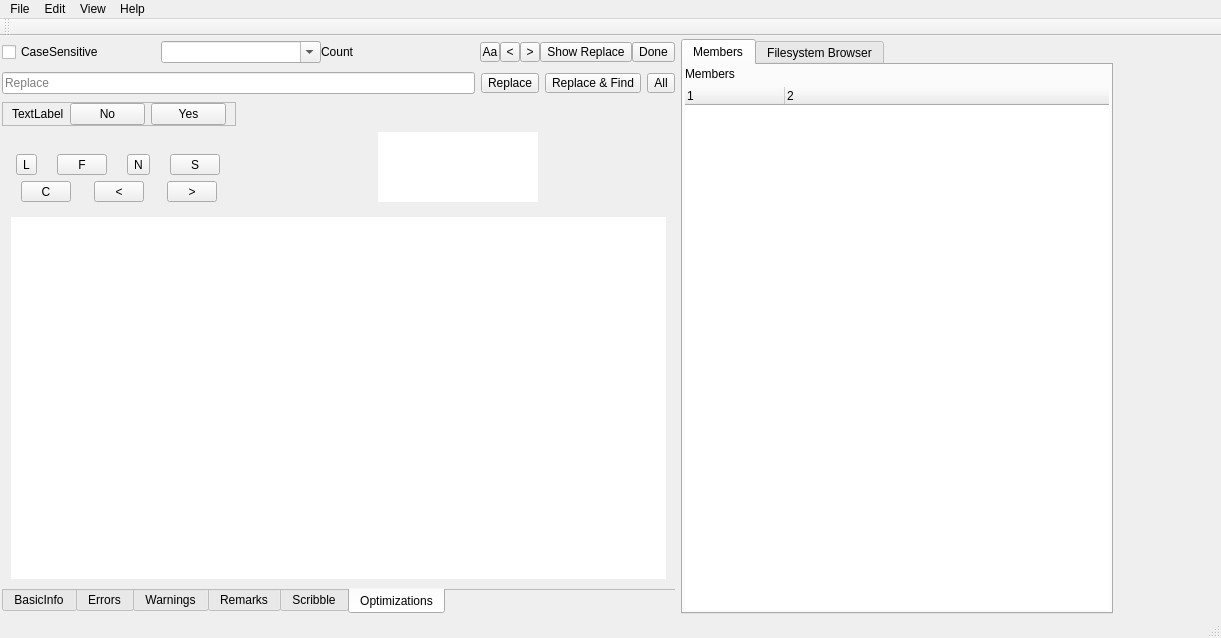
<?xml version="1.0" encoding="UTF-8"?>
<ui version="4.0">
 <class>MainWindow</class>
 <widget class="QMainWindow" name="MainWindow">
  <property name="geometry">
   <rect>
    <x>0</x>
    <y>0</y>
    <width>1221</width>
    <height>638</height>
   </rect>
  </property>
  <property name="windowTitle">
   <string>MainWindow</string>
  </property>
  <property name="windowIcon">
   <iconset resource="my.qrc">
    <normaloff>:/icon/icon.png</normaloff>:/icon/icon.png</iconset>
  </property>
  <widget class="QWidget" name="centralwidget">
   <layout class="QGridLayout" name="gridLayout_2">
    <property name="leftMargin">
     <number>2</number>
    </property>
    <property name="topMargin">
     <number>3</number>
    </property>
    <property name="rightMargin">
     <number>2</number>
    </property>
    <property name="bottomMargin">
     <number>2</number>
    </property>
    <item row="0" column="0" colspan="2">
     <widget class="QFrame" name="hlFind">
      <property name="maximumSize">
       <size>
        <width>16777215</width>
        <height>100</height>
       </size>
      </property>
      <layout class="QGridLayout" name="gridLayout_9">
       <property name="leftMargin">
        <number>0</number>
       </property>
       <property name="topMargin">
        <number>2</number>
       </property>
       <property name="rightMargin">
        <number>0</number>
       </property>
       <property name="bottomMargin">
        <number>2</number>
       </property>
       <property name="verticalSpacing">
        <number>9</number>
       </property>
       <item row="0" column="0">
        <layout class="QHBoxLayout" name="horizontalLayout">
         <item>
          <widget class="QCheckBox" name="chkCaseSensitive">
           <property name="text">
            <string>CaseSensitive</string>
           </property>
           <property name="checked">
            <bool>false</bool>
           </property>
          </widget>
         </item>
         <item>
          <widget class="QComboBox" name="editFind">
           <property name="minimumSize">
            <size>
             <width>0</width>
             <height>0</height>
            </size>
           </property>
           <property name="toolTip">
            <string/>
           </property>
           <property name="editable">
            <bool>true</bool>
           </property>
          </widget>
         </item>
         <item>
          <widget class="QLabel" name="lblCount">
           <property name="text">
            <string>Count</string>
           </property>
          </widget>
         </item>
         <item>
          <widget class="QToolButton" name="btnCaseSensitive">
           <property name="maximumSize">
            <size>
             <width>20</width>
             <height>20</height>
            </size>
           </property>
           <property name="toolTip">
            <string>Case sensitive</string>
           </property>
           <property name="text">
            <string>Aa</string>
           </property>
          </widget>
         </item>
         <item>
          <widget class="QToolButton" name="btnPrevious">
           <property name="maximumSize">
            <size>
             <width>20</width>
             <height>20</height>
            </size>
           </property>
           <property name="text">
            <string>&lt;</string>
           </property>
          </widget>
         </item>
         <item>
          <widget class="QToolButton" name="btnNext">
           <property name="maximumSize">
            <size>
             <width>20</width>
             <height>20</height>
            </size>
           </property>
           <property name="text">
            <string>&gt;</string>
           </property>
          </widget>
         </item>
         <item>
          <widget class="QToolButton" name="btnShowRepace">
           <property name="maximumSize">
            <size>
             <width>16777215</width>
             <height>20</height>
            </size>
           </property>
           <property name="text">
            <string>Show Replace</string>
           </property>
          </widget>
         </item>
         <item>
          <widget class="QToolButton" name="btnDone">
           <property name="maximumSize">
            <size>
             <width>16777215</width>
             <height>20</height>
            </size>
           </property>
           <property name="text">
            <string>Done</string>
           </property>
          </widget>
         </item>
        </layout>
       </item>
       <item row="1" column="0">
        <widget class="QWidget" name="wReplace" native="true">
         <layout class="QGridLayout" name="gridLayout_19">
          <property name="leftMargin">
           <number>0</number>
          </property>
          <property name="topMargin">
           <number>0</number>
          </property>
          <property name="rightMargin">
           <number>0</number>
          </property>
          <property name="bottomMargin">
           <number>0</number>
          </property>
          <item row="0" column="0">
           <layout class="QHBoxLayout" name="hlReplace">
            <item>
             <widget class="QLineEdit" name="editReplace">
              <property name="placeholderText">
               <string>Replace</string>
              </property>
             </widget>
            </item>
            <item>
             <widget class="QToolButton" name="btnReplace">
              <property name="maximumSize">
               <size>
                <width>16777215</width>
                <height>20</height>
               </size>
              </property>
              <property name="text">
               <string>Replace</string>
              </property>
             </widget>
            </item>
            <item>
             <widget class="QToolButton" name="btnReplaceFind">
              <property name="maximumSize">
               <size>
                <width>16777215</width>
                <height>20</height>
               </size>
              </property>
              <property name="text">
               <string>Replace &amp;&amp; Find</string>
              </property>
             </widget>
            </item>
            <item>
             <widget class="QToolButton" name="btnReplaceAll">
              <property name="maximumSize">
               <size>
                <width>16777215</width>
                <height>20</height>
               </size>
              </property>
              <property name="text">
               <string>All</string>
              </property>
             </widget>
            </item>
           </layout>
          </item>
         </layout>
        </widget>
       </item>
      </layout>
     </widget>
    </item>
    <item row="0" column="2" rowspan="6">
     <widget class="QTabWidget" name="tabWidget_misc">
      <property name="tabPosition">
       <enum>QTabWidget::North</enum>
      </property>
      <property name="currentIndex">
       <number>0</number>
      </property>
      <property name="documentMode">
       <bool>false</bool>
      </property>
      <widget class="QWidget" name="tab_misc1">
       <attribute name="title">
        <string>Members</string>
       </attribute>
       <layout class="QGridLayout" name="gridLayout">
        <property name="leftMargin">
         <number>2</number>
        </property>
        <property name="topMargin">
         <number>2</number>
        </property>
        <property name="rightMargin">
         <number>2</number>
        </property>
        <property name="bottomMargin">
         <number>2</number>
        </property>
        <item row="0" column="0">
         <widget class="QLabel" name="lblMembers">
          <property name="text">
           <string>Members</string>
          </property>
         </widget>
        </item>
        <item row="1" column="0">
         <widget class="QTreeWidget" name="treeWidget">
          <property name="font">
           <font/>
          </property>
          <property name="styleSheet">
           <string notr="true">/* 之前的底色为绿色：30, 255, 25, 255 */

QTreeView::branch:hover {background-color:rgba(127,255,0,50)}

QTreeView::branch:selected {background: rgba(135 206 235, 255);selection-background-color:rgba(135 206 235, 255);}

QTreeWidget::item:hover{background-color:rgba(127,255,0,50)}

QTreeWidget::item:selected{background-color:rgba(135 206 235, 255); color:rgba(5,5,5,255);} 

QTreeView::branch:open:has-children:!has-siblings,QTreeView::branch:open:has-children:has-siblings {image: url(:/icon/sub.svg);}

QTreeView::branch:has-children:!has-siblings:closed,QTreeView::branch:closed:has-children:has-siblings {image: url(:/icon/main.svg);}

QTreeView::branch:has-siblings:!adjoins-item{border-image:url(:/icon/branch-line.png)0;}

QTreeView::branch:has-siblings:adjoins-item{border-image:url(:/icon/branch-more.png)0;}
 
QTreeView::branch:!has-children:!has-siblings:adjoins-item{border-image:url(:/icon//branch-end.png)0;}</string>
          </property>
          <property name="frameShape">
           <enum>QFrame::NoFrame</enum>
          </property>
          <property name="frameShadow">
           <enum>QFrame::Plain</enum>
          </property>
          <property name="lineWidth">
           <number>1</number>
          </property>
          <property name="midLineWidth">
           <number>0</number>
          </property>
          <property name="horizontalScrollBarPolicy">
           <enum>Qt::ScrollBarAsNeeded</enum>
          </property>
          <property name="sizeAdjustPolicy">
           <enum>QAbstractScrollArea::AdjustIgnored</enum>
          </property>
          <property name="columnCount">
           <number>2</number>
          </property>
          <attribute name="headerHighlightSections">
           <bool>false</bool>
          </attribute>
          <column>
           <property name="text">
            <string notr="true">1</string>
           </property>
          </column>
          <column>
           <property name="text">
            <string notr="true">2</string>
           </property>
          </column>
         </widget>
        </item>
       </layout>
      </widget>
      <widget class="QWidget" name="tab_misc2">
       <attribute name="title">
        <string>Filesystem Browser</string>
       </attribute>
       <layout class="QGridLayout" name="gridLayout_8">
        <property name="leftMargin">
         <number>2</number>
        </property>
        <property name="topMargin">
         <number>10</number>
        </property>
        <property name="rightMargin">
         <number>2</number>
        </property>
        <property name="bottomMargin">
         <number>2</number>
        </property>
        <item row="0" column="0">
         <widget class="QPushButton" name="btnReturn">
          <property name="text">
           <string>Return</string>
          </property>
         </widget>
        </item>
        <item row="1" column="0">
         <widget class="QTreeView" name="treeView">
          <property name="focusPolicy">
           <enum>Qt::NoFocus</enum>
          </property>
          <property name="styleSheet">
           <string notr="true">/* 之前的底色为绿色：30, 255, 25, 255 */

QTreeView::branch:hover {background-color:rgba(127,255,0,50)}

QTreeView::branch:selected {background: rgba(135 206 235, 255);selection-background-color:rgba(135 206 235, 255);}

QTreeView::item:hover{background-color:rgba(127,255,0,50)}

QTreeView::item:selected{background-color:rgba(135 206 235, 255); color:rgba(5,5,5,255);} 

QTreeView::branch:open:has-children:!has-siblings,QTreeView::branch:open:has-children:has-siblings {image: url(:/icon/sub.png);}

QTreeView::branch:has-children:!has-siblings:closed,QTreeView::branch:closed:has-children:has-siblings {image: url(:/icon/main.png);}

/*QTreeView::branch:has-siblings:!adjoins-item{border-image:url(:/icon/branch-line.png)0;}

QTreeView::branch:has-siblings:adjoins-item{border-image:url(:/icon/branch-more.png)0;}
 
QTreeView::branch:!has-children:!has-siblings:adjoins-item{border-image:url(:/icon//branch-end.png)0;}*/</string>
          </property>
          <property name="frameShape">
           <enum>QFrame::NoFrame</enum>
          </property>
          <property name="frameShadow">
           <enum>QFrame::Plain</enum>
          </property>
         </widget>
        </item>
       </layout>
      </widget>
     </widget>
    </item>
    <item row="1" column="0">
     <widget class="QFrame" name="frameTip">
      <property name="frameShape">
       <enum>QFrame::StyledPanel</enum>
      </property>
      <property name="frameShadow">
       <enum>QFrame::Raised</enum>
      </property>
      <layout class="QGridLayout" name="gridLayout_14">
       <property name="topMargin">
        <number>0</number>
       </property>
       <property name="bottomMargin">
        <number>0</number>
       </property>
       <item row="0" column="0">
        <widget class="QLabel" name="lblFileName">
         <property name="text">
          <string>TextLabel</string>
         </property>
        </widget>
       </item>
       <item row="0" column="1">
        <widget class="QPushButton" name="btnNo">
         <property name="maximumSize">
          <size>
           <width>75</width>
           <height>16777215</height>
          </size>
         </property>
         <property name="text">
          <string>No</string>
         </property>
        </widget>
       </item>
       <item row="0" column="2">
        <widget class="QPushButton" name="btnYes">
         <property name="maximumSize">
          <size>
           <width>75</width>
           <height>16777215</height>
          </size>
         </property>
         <property name="text">
          <string>Yes</string>
         </property>
        </widget>
       </item>
      </layout>
     </widget>
    </item>
    <item row="2" column="0">
     <widget class="QFrame" name="frame">
      <property name="frameShape">
       <enum>QFrame::NoFrame</enum>
      </property>
      <property name="frameShadow">
       <enum>QFrame::Plain</enum>
      </property>
      <property name="lineWidth">
       <number>0</number>
      </property>
      <layout class="QGridLayout" name="gridLayout_18">
       <property name="leftMargin">
        <number>0</number>
       </property>
       <property name="topMargin">
        <number>0</number>
       </property>
       <property name="rightMargin">
        <number>0</number>
       </property>
       <property name="bottomMargin">
        <number>0</number>
       </property>
       <item row="0" column="0">
        <widget class="MyTabWidget" name="tabWidget_textEdit" native="true">
         <property name="currentIndex" stdset="0">
          <number>-1</number>
         </property>
         <property name="usesScrollButtons" stdset="0">
          <bool>true</bool>
         </property>
         <property name="documentMode" stdset="0">
          <bool>false</bool>
         </property>
         <property name="tabsClosable" stdset="0">
          <bool>false</bool>
         </property>
         <property name="movable" stdset="0">
          <bool>true</bool>
         </property>
         <property name="tabBarAutoHide" stdset="0">
          <bool>false</bool>
         </property>
        </widget>
       </item>
      </layout>
     </widget>
    </item>
    <item row="2" column="1" rowspan="3">
     <widget class="QFrame" name="frameInfo">
      <property name="frameShape">
       <enum>QFrame::NoFrame</enum>
      </property>
      <property name="frameShadow">
       <enum>QFrame::Plain</enum>
      </property>
      <layout class="QHBoxLayout" name="horizontalLayout_2">
       <property name="spacing">
        <number>2</number>
       </property>
       <property name="leftMargin">
        <number>0</number>
       </property>
       <property name="topMargin">
        <number>0</number>
       </property>
       <property name="rightMargin">
        <number>0</number>
       </property>
       <property name="bottomMargin">
        <number>0</number>
       </property>
       <item>
        <widget class="QListWidget" name="listWidget">
         <property name="maximumSize">
          <size>
           <width>160</width>
           <height>16777215</height>
          </size>
         </property>
         <property name="focusPolicy">
          <enum>Qt::NoFocus</enum>
         </property>
         <property name="layoutDirection">
          <enum>Qt::LeftToRight</enum>
         </property>
         <property name="styleSheet">
          <string notr="true">/**列表项选中*/

QListWidget::item::selected:active
{ 
    color:black;
    border-width:0;
   background: rgb(135, 235, 255);
}
QListWidget::item:selected
{
    color:black;
    border-width:0;
   background: rgb(135, 235, 255);
}
</string>
         </property>
         <property name="frameShape">
          <enum>QFrame::NoFrame</enum>
         </property>
         <property name="frameShadow">
          <enum>QFrame::Plain</enum>
         </property>
         <property name="lineWidth">
          <number>0</number>
         </property>
         <property name="verticalScrollBarPolicy">
          <enum>Qt::ScrollBarAsNeeded</enum>
         </property>
         <property name="horizontalScrollBarPolicy">
          <enum>Qt::ScrollBarAsNeeded</enum>
         </property>
         <property name="sizeAdjustPolicy">
          <enum>QAbstractScrollArea::AdjustToContents</enum>
         </property>
         <property name="layoutMode">
          <enum>QListView::SinglePass</enum>
         </property>
         <property name="viewMode">
          <enum>QListView::ListMode</enum>
         </property>
        </widget>
       </item>
      </layout>
     </widget>
    </item>
    <item row="3" column="0">
     <widget class="QFrame" name="frameMainFun">
      <property name="frameShape">
       <enum>QFrame::NoFrame</enum>
      </property>
      <property name="frameShadow">
       <enum>QFrame::Plain</enum>
      </property>
      <layout class="QGridLayout" name="gridLayout_16">
       <property name="leftMargin">
        <number>0</number>
       </property>
       <property name="topMargin">
        <number>0</number>
       </property>
       <property name="rightMargin">
        <number>0</number>
       </property>
       <property name="bottomMargin">
        <number>0</number>
       </property>
       <item row="0" column="1">
        <widget class="QToolButton" name="btnFind">
         <property name="minimumSize">
          <size>
           <width>0</width>
           <height>0</height>
          </size>
         </property>
         <property name="maximumSize">
          <size>
           <width>50</width>
           <height>50</height>
          </size>
         </property>
         <property name="toolTip">
          <string>Find</string>
         </property>
         <property name="text">
          <string>F</string>
         </property>
        </widget>
       </item>
       <item row="0" column="2">
        <widget class="QToolButton" name="btnNew">
         <property name="toolTip">
          <string>New</string>
         </property>
         <property name="text">
          <string>N</string>
         </property>
        </widget>
       </item>
       <item row="0" column="3">
        <widget class="QToolButton" name="btnSave">
         <property name="maximumSize">
          <size>
           <width>50</width>
           <height>50</height>
          </size>
         </property>
         <property name="toolTip">
          <string>Save</string>
         </property>
         <property name="text">
          <string>S</string>
         </property>
        </widget>
       </item>
       <item row="0" column="0">
        <widget class="QToolButton" name="btnTabList">
         <property name="text">
          <string>L</string>
         </property>
        </widget>
       </item>
      </layout>
     </widget>
    </item>
    <item row="4" column="0">
     <widget class="QFrame" name="frameFun">
      <property name="frameShape">
       <enum>QFrame::NoFrame</enum>
      </property>
      <property name="frameShadow">
       <enum>QFrame::Plain</enum>
      </property>
      <layout class="QGridLayout" name="gridLayout_15">
       <property name="leftMargin">
        <number>2</number>
       </property>
       <property name="topMargin">
        <number>0</number>
       </property>
       <property name="rightMargin">
        <number>0</number>
       </property>
       <property name="bottomMargin">
        <number>0</number>
       </property>
       <item row="0" column="4">
        <widget class="QToolButton" name="btnErrorN">
         <property name="minimumSize">
          <size>
           <width>0</width>
           <height>0</height>
          </size>
         </property>
         <property name="maximumSize">
          <size>
           <width>50</width>
           <height>200</height>
          </size>
         </property>
         <property name="toolTip">
          <string>Go to the next error</string>
         </property>
         <property name="text">
          <string>&gt;</string>
         </property>
        </widget>
       </item>
       <item row="0" column="2">
        <widget class="QToolButton" name="btnCompile">
         <property name="minimumSize">
          <size>
           <width>0</width>
           <height>0</height>
          </size>
         </property>
         <property name="maximumSize">
          <size>
           <width>50</width>
           <height>200</height>
          </size>
         </property>
         <property name="toolTip">
          <string>Compile</string>
         </property>
         <property name="text">
          <string>C</string>
         </property>
        </widget>
       </item>
       <item row="0" column="3">
        <widget class="QToolButton" name="btnErrorP">
         <property name="minimumSize">
          <size>
           <width>0</width>
           <height>0</height>
          </size>
         </property>
         <property name="maximumSize">
          <size>
           <width>50</width>
           <height>200</height>
          </size>
         </property>
         <property name="toolTip">
          <string>Go to previous error</string>
         </property>
         <property name="text">
          <string>&lt;</string>
         </property>
        </widget>
       </item>
      </layout>
     </widget>
    </item>
    <item row="5" column="0" colspan="2">
     <widget class="QTabWidget" name="tabWidget">
      <property name="tabPosition">
       <enum>QTabWidget::South</enum>
      </property>
      <property name="currentIndex">
       <number>5</number>
      </property>
      <property name="documentMode">
       <bool>true</bool>
      </property>
      <widget class="QWidget" name="tabBasicInfo">
       <attribute name="title">
        <string>BasicInfo</string>
       </attribute>
       <layout class="QGridLayout" name="gridLayout_3">
        <item row="0" column="0">
         <widget class="QTextEdit" name="editShowMsg">
          <property name="font">
           <font/>
          </property>
          <property name="frameShape">
           <enum>QFrame::NoFrame</enum>
          </property>
          <property name="frameShadow">
           <enum>QFrame::Plain</enum>
          </property>
          <property name="lineWrapMode">
           <enum>QTextEdit::NoWrap</enum>
          </property>
          <property name="readOnly">
           <bool>false</bool>
          </property>
         </widget>
        </item>
       </layout>
      </widget>
      <widget class="QWidget" name="tabErrors">
       <attribute name="title">
        <string>Errors</string>
       </attribute>
       <layout class="QGridLayout" name="gridLayout_4">
        <item row="0" column="0">
         <widget class="QTextEdit" name="editErrors">
          <property name="font">
           <font/>
          </property>
          <property name="frameShape">
           <enum>QFrame::NoFrame</enum>
          </property>
          <property name="frameShadow">
           <enum>QFrame::Plain</enum>
          </property>
          <property name="lineWrapMode">
           <enum>QTextEdit::NoWrap</enum>
          </property>
          <property name="readOnly">
           <bool>false</bool>
          </property>
         </widget>
        </item>
       </layout>
      </widget>
      <widget class="QWidget" name="tabWarnings">
       <attribute name="title">
        <string>Warnings</string>
       </attribute>
       <layout class="QGridLayout" name="gridLayout_5">
        <item row="0" column="0">
         <widget class="QTextEdit" name="editWarnings">
          <property name="font">
           <font/>
          </property>
          <property name="frameShape">
           <enum>QFrame::NoFrame</enum>
          </property>
          <property name="frameShadow">
           <enum>QFrame::Plain</enum>
          </property>
          <property name="lineWrapMode">
           <enum>QTextEdit::NoWrap</enum>
          </property>
          <property name="readOnly">
           <bool>false</bool>
          </property>
         </widget>
        </item>
       </layout>
      </widget>
      <widget class="QWidget" name="tabRemarks">
       <attribute name="title">
        <string>Remarks</string>
       </attribute>
       <layout class="QGridLayout" name="gridLayout_6">
        <item row="0" column="0">
         <widget class="QTextEdit" name="editRemarks">
          <property name="font">
           <font/>
          </property>
          <property name="frameShape">
           <enum>QFrame::NoFrame</enum>
          </property>
          <property name="frameShadow">
           <enum>QFrame::Plain</enum>
          </property>
          <property name="lineWrapMode">
           <enum>QTextEdit::NoWrap</enum>
          </property>
          <property name="readOnly">
           <bool>false</bool>
          </property>
         </widget>
        </item>
       </layout>
      </widget>
      <widget class="QWidget" name="tabScribble">
       <attribute name="title">
        <string>Scribble</string>
       </attribute>
       <layout class="QGridLayout" name="gridLayout_13">
        <item row="0" column="0">
         <widget class="QTextEdit" name="editScribble">
          <property name="frameShape">
           <enum>QFrame::NoFrame</enum>
          </property>
          <property name="frameShadow">
           <enum>QFrame::Plain</enum>
          </property>
         </widget>
        </item>
       </layout>
      </widget>
      <widget class="QWidget" name="tabOptimizations">
       <attribute name="title">
        <string>Optimizations</string>
       </attribute>
       <layout class="QGridLayout" name="gridLayout_17">
        <item row="0" column="0">
         <widget class="QTextEdit" name="editOptimizations">
          <property name="font">
           <font/>
          </property>
          <property name="frameShape">
           <enum>QFrame::NoFrame</enum>
          </property>
          <property name="frameShadow">
           <enum>QFrame::Plain</enum>
          </property>
          <property name="lineWrapMode">
           <enum>QTextEdit::NoWrap</enum>
          </property>
          <property name="readOnly">
           <bool>false</bool>
          </property>
         </widget>
        </item>
       </layout>
      </widget>
     </widget>
    </item>
   </layout>
  </widget>
  <widget class="QMenuBar" name="menubar">
   <property name="geometry">
    <rect>
     <x>0</x>
     <y>0</y>
     <width>1221</width>
     <height>24</height>
    </rect>
   </property>
   <widget class="QMenu" name="menu_File">
    <property name="title">
     <string>File</string>
    </property>
    <addaction name="actionNew"/>
    <addaction name="actionOpen"/>
    <addaction name="actionSave"/>
    <addaction name="actionSaveAs"/>
    <addaction name="separator"/>
    <addaction name="actionOpen_directory"/>
    <addaction name="separator"/>
    <addaction name="actionClose_tab"/>
    <addaction name="separator"/>
    <addaction name="actionPreferences"/>
    <addaction name="actionQuit"/>
   </widget>
   <widget class="QMenu" name="menu_Edit">
    <property name="title">
     <string>Edit</string>
    </property>
    <addaction name="actionGenerate"/>
    <addaction name="actionDSDecompile"/>
    <addaction name="separator"/>
    <addaction name="actionCompiling"/>
    <addaction name="actionGo_to_previous_error"/>
    <addaction name="actionGo_to_the_next_error"/>
    <addaction name="separator"/>
    <addaction name="actionRefreshTree"/>
    <addaction name="separator"/>
    <addaction name="actionFindPrevious"/>
    <addaction name="actionFindNext"/>
    <addaction name="separator"/>
    <addaction name="actionReplace"/>
    <addaction name="actionReplace_Find"/>
    <addaction name="actionFind"/>
    <addaction name="actionReplaceAll"/>
    <addaction name="separator"/>
    <addaction name="actionKextstat"/>
   </widget>
   <widget class="QMenu" name="menuView">
    <property name="title">
     <string>View</string>
    </property>
    <addaction name="actionMembers_win"/>
    <addaction name="actionInfo_win"/>
    <addaction name="actionMinimap"/>
   </widget>
   <widget class="QMenu" name="menuHelp">
    <property name="title">
     <string>Help</string>
    </property>
    <widget class="QMenu" name="menuProxy_selection_for_download">
     <property name="title">
      <string>Select the mirror server for upgrade download</string>
     </property>
     <addaction name="actProxy1"/>
     <addaction name="actProxy2"/>
     <addaction name="actProxy3"/>
     <addaction name="actProxy4"/>
     <addaction name="actProxy5"/>
    </widget>
    <addaction name="actionCheckUpdate"/>
    <addaction name="menuProxy_selection_for_download"/>
    <addaction name="actionDownload_Upgrade_Packages"/>
    <addaction name="actionLatest_Release"/>
    <addaction name="separator"/>
    <addaction name="actioniasl_usage"/>
    <addaction name="actionUser_Guide"/>
    <addaction name="separator"/>
    <addaction name="actionReporting_Issues"/>
    <addaction name="actionAbout_1"/>
   </widget>
   <addaction name="menu_File"/>
   <addaction name="menu_Edit"/>
   <addaction name="menuView"/>
   <addaction name="menuHelp"/>
  </widget>
  <widget class="QStatusBar" name="statusbar">
   <property name="sizeGripEnabled">
    <bool>true</bool>
   </property>
  </widget>
  <widget class="QToolBar" name="toolBar">
   <property name="windowTitle">
    <string>toolBar</string>
   </property>
   <property name="allowedAreas">
    <set>Qt::BottomToolBarArea|Qt::TopToolBarArea</set>
   </property>
   <attribute name="toolBarArea">
    <enum>TopToolBarArea</enum>
   </attribute>
   <attribute name="toolBarBreak">
    <bool>false</bool>
   </attribute>
  </widget>
  <widget class="QDockWidget" name="dockWidget_Mini">
   <property name="minimumSize">
    <size>
     <width>100</width>
     <height>59</height>
    </size>
   </property>
   <property name="maximumSize">
    <size>
     <width>100</width>
     <height>524287</height>
    </size>
   </property>
   <property name="features">
    <set>QDockWidget::NoDockWidgetFeatures</set>
   </property>
   <property name="allowedAreas">
    <set>Qt::NoDockWidgetArea</set>
   </property>
   <attribute name="dockWidgetArea">
    <number>2</number>
   </attribute>
   <widget class="QWidget" name="dockWidgetContents_5">
    <layout class="QGridLayout" name="gridLayout_11">
     <item row="0" column="0">
      <layout class="QGridLayout" name="gridLayout_10"/>
     </item>
    </layout>
   </widget>
  </widget>
  <action name="actionOpen">
   <property name="text">
    <string>Open</string>
   </property>
  </action>
  <action name="actionSave">
   <property name="text">
    <string>Save</string>
   </property>
  </action>
  <action name="actionSaveAs">
   <property name="text">
    <string>Save as...</string>
   </property>
  </action>
  <action name="actionGenerate">
   <property name="text">
    <string>Generate ACPI tables</string>
   </property>
  </action>
  <action name="actionCompiling">
   <property name="text">
    <string>Compile</string>
   </property>
  </action>
  <action name="actionNew">
   <property name="text">
    <string>New</string>
   </property>
  </action>
  <action name="actionFont_2">
   <property name="checkable">
    <bool>false</bool>
   </property>
   <property name="enabled">
    <bool>true</bool>
   </property>
   <property name="text">
    <string>Font</string>
   </property>
  </action>
  <action name="actionWrapWord">
   <property name="checkable">
    <bool>true</bool>
   </property>
   <property name="text">
    <string>WrapWord</string>
   </property>
  </action>
  <action name="actionKextstat">
   <property name="text">
    <string>Kextstat</string>
   </property>
  </action>
  <action name="actionGo_to_previous_error">
   <property name="text">
    <string>Go to previous error</string>
   </property>
  </action>
  <action name="actionGo_to_the_next_error">
   <property name="text">
    <string>Go to the next error</string>
   </property>
  </action>
  <action name="actionRefreshTree">
   <property name="text">
    <string>RefreshTree</string>
   </property>
  </action>
  <action name="actionFindPrevious">
   <property name="text">
    <string>FindPrevious</string>
   </property>
  </action>
  <action name="actionFindNext">
   <property name="text">
    <string>FindNext</string>
   </property>
  </action>
  <action name="actionReplace">
   <property name="text">
    <string>Replace</string>
   </property>
  </action>
  <action name="actionReplace_Find">
   <property name="text">
    <string>Replace &amp;&amp; Find</string>
   </property>
  </action>
  <action name="actionInfo_win">
   <property name="checkable">
    <bool>true</bool>
   </property>
   <property name="text">
    <string>Information window</string>
   </property>
  </action>
  <action name="actionMembers_win">
   <property name="checkable">
    <bool>true</bool>
   </property>
   <property name="checked">
    <bool>true</bool>
   </property>
   <property name="text">
    <string>Members list window</string>
   </property>
  </action>
  <action name="actionDSDecompile">
   <property name="text">
    <string>DSDT + SSDT Decompile</string>
   </property>
  </action>
  <action name="actioniasl_usage">
   <property name="text">
    <string>iASL Usage</string>
   </property>
  </action>
  <action name="actionAbout_1">
   <property name="text">
    <string>About</string>
   </property>
  </action>
  <action name="actionUser_Guide">
   <property name="text">
    <string>ACPICA Documentation</string>
   </property>
  </action>
  <action name="actionCheckUpdate">
   <property name="text">
    <string>Update Check</string>
   </property>
  </action>
  <action name="actionReplaceAll">
   <property name="text">
    <string>Replace All</string>
   </property>
  </action>
  <action name="actionFind">
   <property name="text">
    <string>Find</string>
   </property>
  </action>
  <action name="actionClear_search_history">
   <property name="text">
    <string>Clear search history</string>
   </property>
  </action>
  <action name="actionMinimap">
   <property name="checkable">
    <bool>true</bool>
   </property>
   <property name="checked">
    <bool>true</bool>
   </property>
   <property name="text">
    <string>Minimap</string>
   </property>
  </action>
  <action name="actionOpen_directory">
   <property name="text">
    <string>Open the directory of the current file</string>
   </property>
  </action>
  <action name="actionUTF_8">
   <property name="checkable">
    <bool>true</bool>
   </property>
   <property name="checked">
    <bool>true</bool>
   </property>
   <property name="text">
    <string>UTF-8</string>
   </property>
  </action>
  <action name="actionGBK">
   <property name="text">
    <string>GBK</string>
   </property>
  </action>
  <action name="actionQuit">
   <property name="text">
    <string>Quit</string>
   </property>
   <property name="shortcut">
    <string>Ctrl+Q</string>
   </property>
  </action>
  <action name="actionClose_tab">
   <property name="text">
    <string>Close tab</string>
   </property>
   <property name="shortcut">
    <string>Ctrl+W</string>
   </property>
  </action>
  <action name="actionDownload_Upgrade_Packages">
   <property name="text">
    <string>Download Upgrade Packages</string>
   </property>
  </action>
  <action name="actProxy1">
   <property name="checkable">
    <bool>true</bool>
   </property>
   <property name="text">
    <string>https://github.com/</string>
   </property>
  </action>
  <action name="actProxy2">
   <property name="checkable">
    <bool>true</bool>
   </property>
   <property name="text">
    <string>https://ghproxy.com/https://github.com/</string>
   </property>
  </action>
  <action name="actProxy3">
   <property name="checkable">
    <bool>true</bool>
   </property>
   <property name="text">
    <string>https://download.fastgit.org/</string>
   </property>
  </action>
  <action name="actProxy4">
   <property name="checkable">
    <bool>true</bool>
   </property>
   <property name="text">
    <string>https://gh.api.99988866.xyz/https://github.com/</string>
   </property>
  </action>
  <action name="actProxy5">
   <property name="checkable">
    <bool>true</bool>
   </property>
   <property name="text">
    <string>https://gh.xiu2.xyz/https://github.com/</string>
   </property>
  </action>
  <action name="actionPreferences">
   <property name="text">
    <string>Preferences</string>
   </property>
  </action>
  <action name="actionReporting_Issues">
   <property name="text">
    <string>Reporting Issues</string>
   </property>
  </action>
  <action name="actionLatest_Release">
   <property name="text">
    <string>Latest Release</string>
   </property>
  </action>
 </widget>
 <customwidgets>
  <customwidget>
   <class>MyTabWidget</class>
   <extends>QWidget</extends>
   <header>mytabwidget.h</header>
  </customwidget>
 </customwidgets>
 <resources>
  <include location="my.qrc"/>
 </resources>
 <connections/>
</ui>
